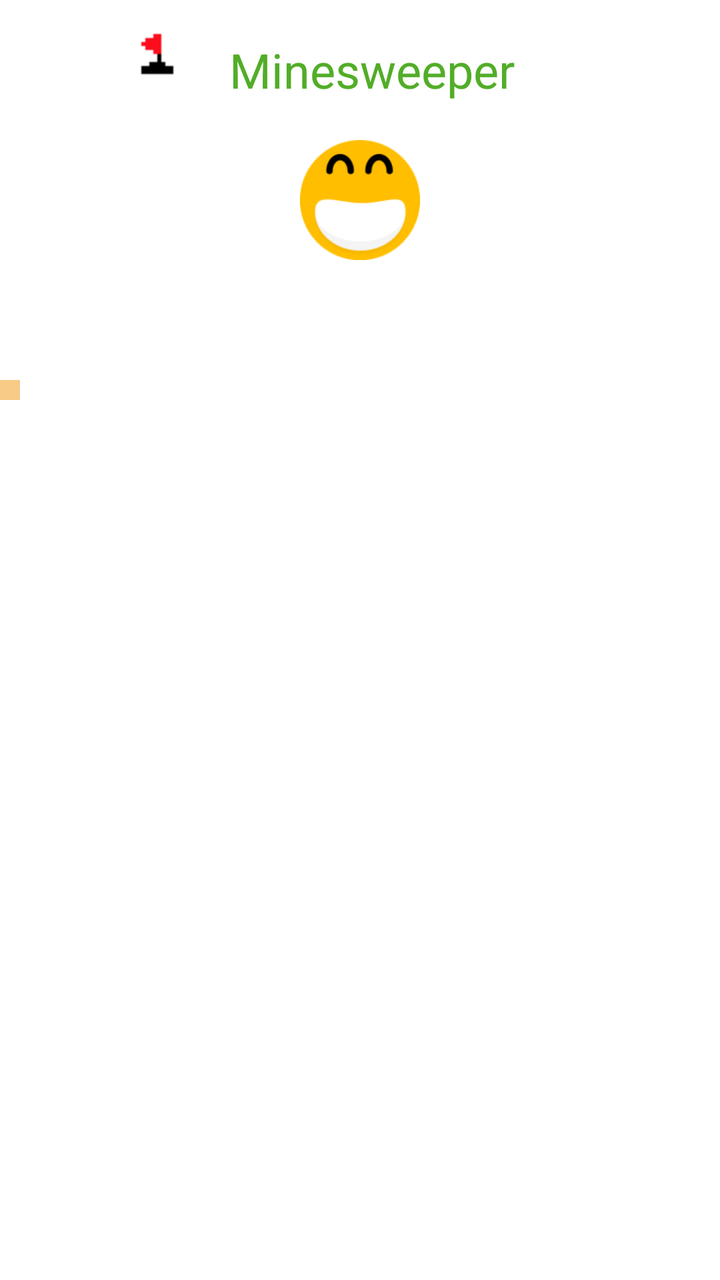
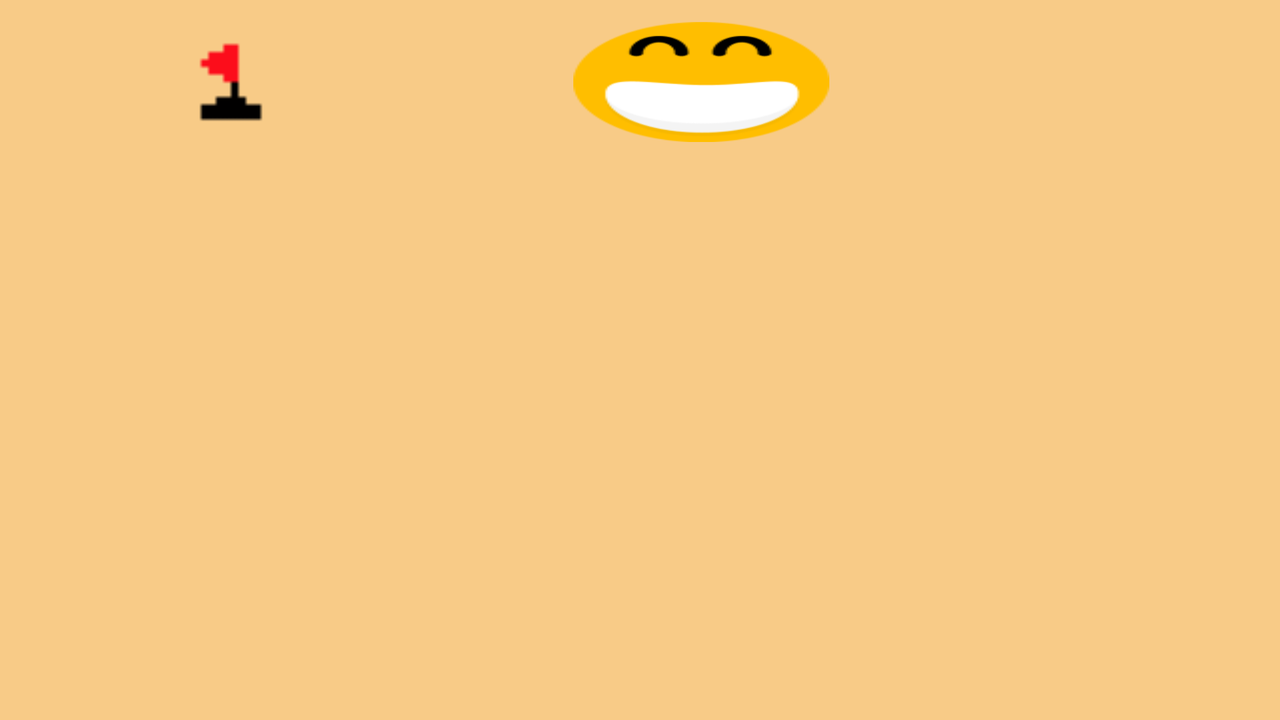

The same Android screen from two of the app's own layout files: first res/layout/ as a phone draws it, then the repository's variant for another configuration, drawn on a device whose configuration selects that folder. Both files follow.
<!-- AndroidManifest.xml: application theme AppTheme -->
<!-- res/layout/activity_game.xml -->
<?xml version="1.0" encoding="utf-8"?>
<LinearLayout xmlns:android="http://schemas.android.com/apk/res/android"
    xmlns:app="http://schemas.android.com/apk/res-auto"
    xmlns:tools="http://schemas.android.com/tools"
    android:layout_width="match_parent"
    android:layout_height="match_parent"
    android:background="#FFFFFF"
    android:orientation="vertical"
    tools:context=".model.Game">

    <TableLayout
        android:layout_width="match_parent"
        android:layout_height="wrap_content">

        <TableRow
            android:gravity="center"
            android:padding="5dp"
            android:stretchColumns="*">

            <ImageView
                android:id="@+id/flag_icon"
                android:layout_width="wrap_content"
                android:layout_height="wrap_content"
                android:layout_marginBottom="8dp"
                android:src="@drawable/flag_icon" />

            <TextView
                android:id="@+id/mineCounter"
                style="@style/CommonText"
                android:layout_width="wrap_content"
                android:layout_height="wrap_content"
                android:layout_marginRight="20dp"
                android:layout_marginBottom="15dp" />

            <TextView
                android:id="@+id/title"
                android:text="Minesweeper"
                android:textColor="#52AD28"
                android:textSize="24sp" />

            <TextView
                android:id="@+id/timer"
                style="@style/CommonText"
                android:layout_height="60dp"
                android:gravity="center"
                android:paddingLeft="20dp"
                android:paddingRight="20dp"
                android:text="@string/timer"
                android:textColor="#FF0000"
                android:textSize="20dp" />

        </TableRow>

        <ImageButton
            android:id="@+id/restart"
            android:layout_width="334dp"
            android:layout_height="60dp"
            android:layout_marginHorizontal="150dp"
            android:background="@drawable/game_state_normal"
            android:gravity="center"
            android:onClick="newGame" />

        <TableRow>

        </TableRow>
    </TableLayout>


    <HorizontalScrollView
        android:layout_width="wrap_content"
        android:layout_height="wrap_content"
        android:layout_marginTop="60dp">

        <ScrollView
            android:layout_width="match_parent"
            android:layout_height="match_parent">

            <TableLayout
                android:id="@+id/gameBoard"
                android:layout_width="match_parent"
                android:layout_height="match_parent"
                android:background="#F8CB87"
                android:padding="5dp"
                android:stretchColumns="*"></TableLayout>

        </ScrollView>

    </HorizontalScrollView>

    <TextView
        android:id="@+id/infoBox"
        style="@style/CommonText"
        android:layout_width="match_parent"
        android:layout_height="wrap_content"
        android:layout_marginLeft="20dp"
        android:layout_marginRight="20dp"
        android:layout_weight="1"
        android:text=""
        android:textSize="15dp" />

</LinearLayout>
<!-- resources referenced by this layout -->
<resources>
  <!-- drawable flag_icon: png bitmap (drawable, 221 bytes) -->
  <!-- drawable game_state_normal: png bitmap (drawable, 3824 bytes) -->
  <string name="timer" />
  <style name="CommonText">
          <item name="android:textColor">#52AD28</item>
          <item name="android:textSize">18dp</item>
          <item name="android:textStyle">bold</item>
      </style>
  <style name="AppTheme" parent="Theme.AppCompat.Light.NoActionBar">
          
          <item name="colorPrimary">@color/colorPrimary</item>
          <item name="colorPrimaryDark">@color/colorPrimaryDark</item>
          <item name="colorAccent">@color/colorAccent</item>
      </style>
</resources>
<!-- res/layout-land/activity_game.xml (the repository's variant of the layout above) -->
<!-- drawn on the phone turned sideways -->
<?xml version="1.0" encoding="utf-8"?>
<LinearLayout xmlns:android="http://schemas.android.com/apk/res/android"
    xmlns:app="http://schemas.android.com/apk/res-auto"
    xmlns:tools="http://schemas.android.com/tools"
    android:layout_width="match_parent"
    android:layout_height="match_parent"
    android:background="@drawable/board"
    android:orientation="vertical"
    tools:context=".model.Game">

    <TableLayout
        android:layout_width="match_parent"
        android:layout_height="wrap_content">

        <TableRow
            android:layout_marginTop="10dp"
            android:paddingTop="1dp"
            android:paddingBottom="1dp"
            android:stretchColumns="*">

            <ImageView
                android:id="@+id/flag_icon"
                android:layout_width="16dp"
                android:layout_height="match_parent"
                android:layout_weight="1"
                android:gravity="center"
                android:paddingLeft="10dp"
                android:layout_marginRight="-150dp"
                android:src="@drawable/flag_icon" />

            <TextView
                android:id="@+id/mineCounter"
                style="@style/CommonText"
                android:layout_width="match_parent"
                android:layout_height="match_parent"
                android:layout_weight="1"
                android:gravity="center"
                android:paddingRight="10dp"
                android:paddingBottom="15dp"
                android:text="@string/mines"
                android:textSize="20dp" />

            <ImageButton
                android:id="@+id/restart"
                android:layout_width="match_parent"
                android:layout_height="60dp"
                android:background="@drawable/game_state_normal"
                android:gravity="center"
                android:onClick="newGame"
                android:padding="20dp" />

            <TextView
                android:id="@+id/timer"
                style="@style/CommonText"
                android:layout_width="match_parent"
                android:layout_height="match_parent"
                android:layout_weight="1"
                android:gravity="center"
                android:paddingLeft="10dp"
                android:paddingRight="10dp"
                android:text="@string/timer"
                android:textSize="20dp" />

        </TableRow>

    </TableLayout>


    <HorizontalScrollView
        android:layout_width="wrap_content"
        android:layout_height="wrap_content">

        <ScrollView
            android:layout_width="match_parent"
            android:layout_height="match_parent">

            <TableLayout
                android:id="@+id/gameBoard"
                android:layout_width="match_parent"
                android:layout_height="match_parent"
                android:padding="5dp"
                android:stretchColumns="*"></TableLayout>

        </ScrollView>

    </HorizontalScrollView>

    <TextView
        android:id="@+id/infoBox"
        style="@style/CommonText"
        android:layout_width="match_parent"
        android:layout_height="wrap_content"
        android:layout_marginLeft="20dp"
        android:layout_marginRight="20dp"
        android:layout_weight="1"
        android:text=""
        android:textSize="15dp" />

</LinearLayout>
<!-- resources referenced by the variant -->
<!-- as the phone turned sideways resolves them -->
<resources>
  <!-- drawable board: png bitmap (drawable, 6540 bytes) -->
  <!-- drawable flag_icon: png bitmap (drawable, 221 bytes) -->
  <!-- drawable game_state_normal: png bitmap (drawable, 3824 bytes) -->
  <string name="mines" />
  <string name="timer" />
  <style name="CommonText">
          <item name="android:textColor">#52AD28</item>
          <item name="android:textSize">18dp</item>
          <item name="android:textStyle">bold</item>
      </style>
  <style name="AppTheme" parent="Theme.AppCompat.Light.NoActionBar">
          
          <item name="colorPrimary">@color/colorPrimary</item>
          <item name="colorPrimaryDark">@color/colorPrimaryDark</item>
          <item name="colorAccent">@color/colorAccent</item>
      </style>
</resources>
